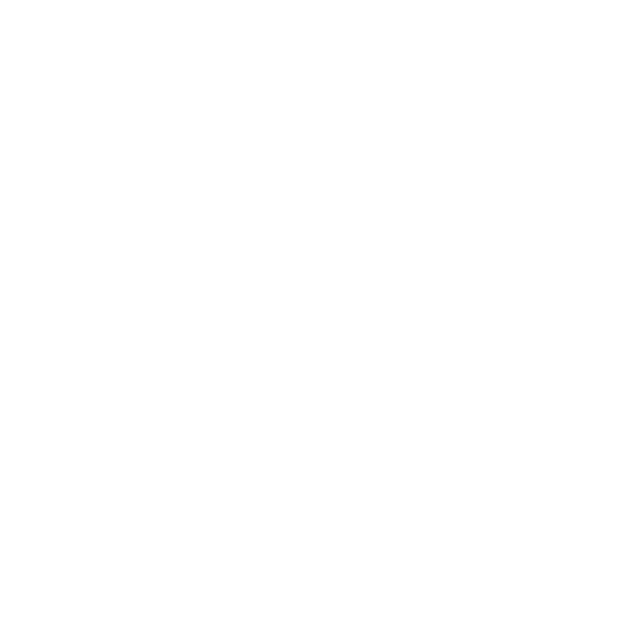
Frame 1 (no input)
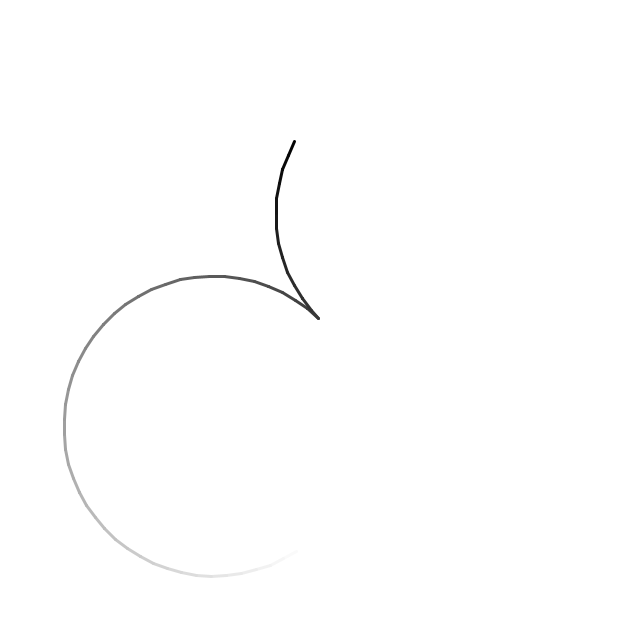
Frame 60 (the mouse pressed at the canvas centre just before this capture)
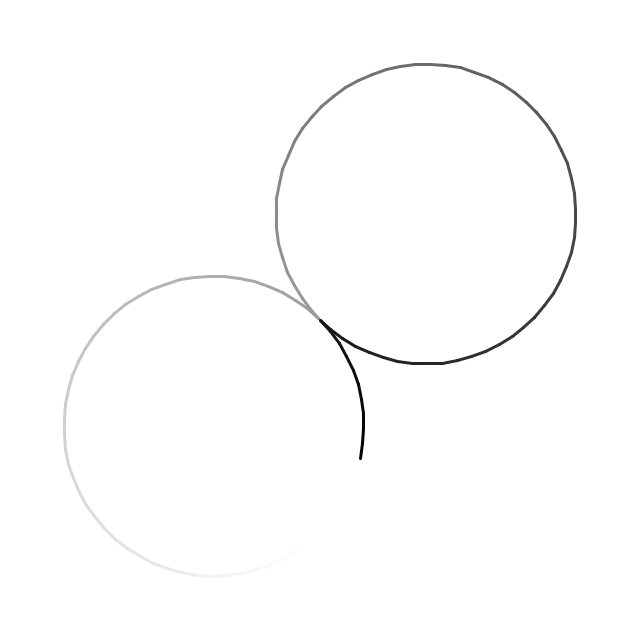
Frame 120 (the mouse held since frame 60 and released just before this capture)

The Processing sketch that drew these frames (run headless with seeded random() and noise(); from frame 60 on, the mouse is pressed at the canvas centre):

// Processing sketch: BeesAndBombsInspired
// ── BeesAndBombsInspired.pde
PVector shaft;
ArrayList<PVector> dots;
float a;
int freq, gap;

void setup() {
  size(640, 640);
  shaft = new PVector(0, 250);
  dots = new ArrayList<PVector>();
  a = 0.05;
  freq = 0;
  gap = 3;
}

void draw() {
  background(255);
  pushMatrix();
  translate(width / 2, height / 2);
  shaft.rotate(a);
  shaft.setMag(sin(PVector.angleBetween(shaft, new PVector(1, 1))) * 300);
  dots.add(new PVector(shaft.x, shaft.y));
  if (dots.size() > 121) {
    for (int i = 0; i < gap; i++) {
      dots.remove(0);
    }
  }
  if (dots.size() > freq) {
    for (int i = 0; i < dots.size() - freq; i++) {
      if (i % gap == 0) {
        PVector a = dots.get(i);
        PVector b = dots.get(i + freq);
        strokeWeight(3);
        stroke(map(i, 0, dots.size() - freq, 255, 0));
        line(a.x, a.y, b.x, b.y);
      }
    }
  }
  if (dots.size() > 1) {
    for (int i = 0; i < dots.size() - 1; i++) {
      PVector a = dots.get(i);
      PVector b = dots.get(i + 1);
      strokeWeight(3);
      stroke(map(i, 0, dots.size() - 1, 255, 0));
      line(a.x, a.y, b.x, b.y);
    }
  }
  popMatrix();
}
